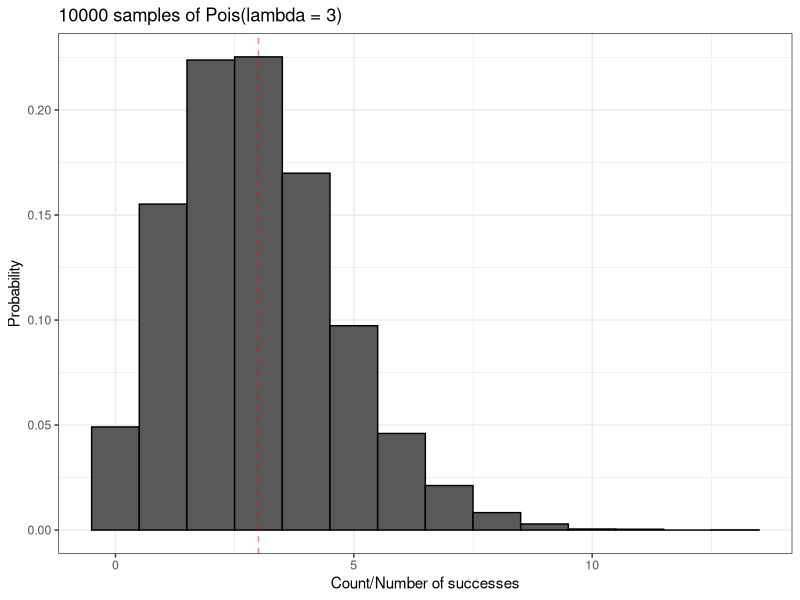
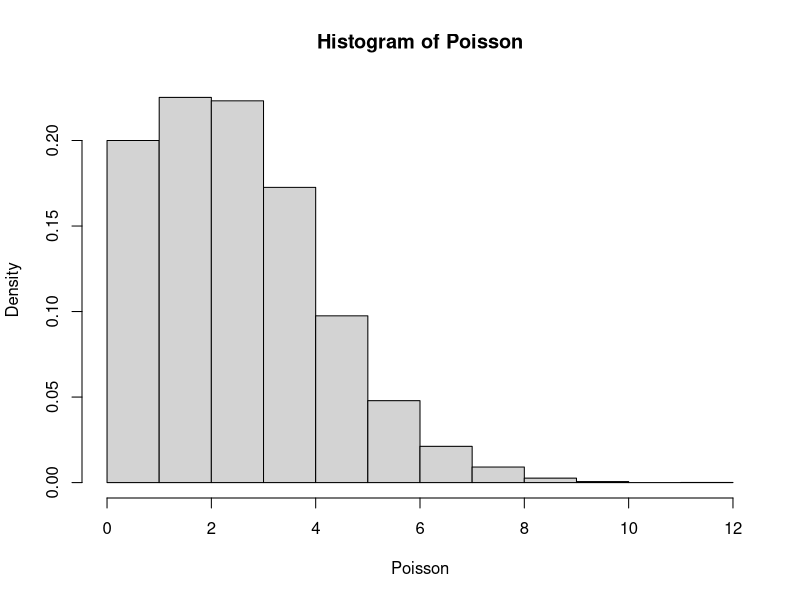
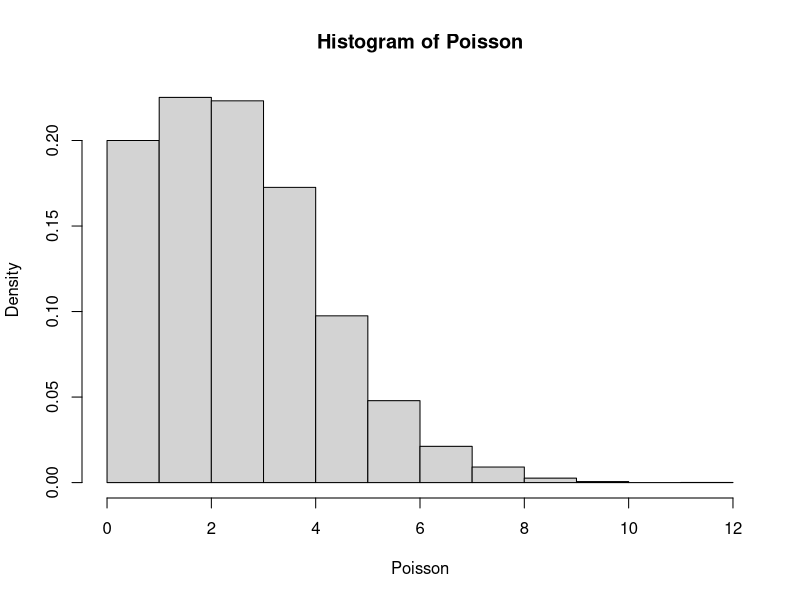

The R source for these figures, in order:
## ---- chunk 1
knitr::opts_chunk$set(echo = TRUE)

library(tidyverse)

Vampires = read_csv("./Data/Vampires.csv")

## ---- chunk 2

?rpois

## ---- chunk 3

Poisson = rpois(n = 10000, lambda = 3)

## ---- chunk 4

Poisson = tibble(Poisson = rpois(n = 10000, lambda = 3))

Poisson %>% 
  ggplot(aes(x = Poisson, 
             y = stat(count / sum(count)))) + 
  geom_histogram(binwidth = 1, 
                 color = "black") + 
  geom_vline(xintercept = 3, 
             color = "red", 
             alpha = .5,
             linetype = "dashed") + 
  labs(x = "Count/Number of successes",
       y = "Probability",
       title = "10000 samples of Pois(lambda = 3)") + 
  theme_bw()

## ---- chunk 5

Poisson = rpois(n = 10000, lambda = 3) # generate the data again

hist(Poisson, probability = T)
hist(Poisson, freq = F)

## ---- chunk 6

colnames(Vampires)
head(Vampires)

## ---- chunk 7

mean(Vampires$numberChangedToVamp)
sd(Vampires$numberChangedToVamp)

## ---- chunk 8

ID = gl(n = 15, k = 20) # Create ID variables for 20 data collection times

## ---- chunk 9

Time = rep(x = 1:20, times = 15)

## ---- chunk 10

as.factor(Time)

## ---- chunk 11

Time = rep(x = as.factor(1:20), times = 15) # Repeat 1 through 20 as factors 15 times
Time

